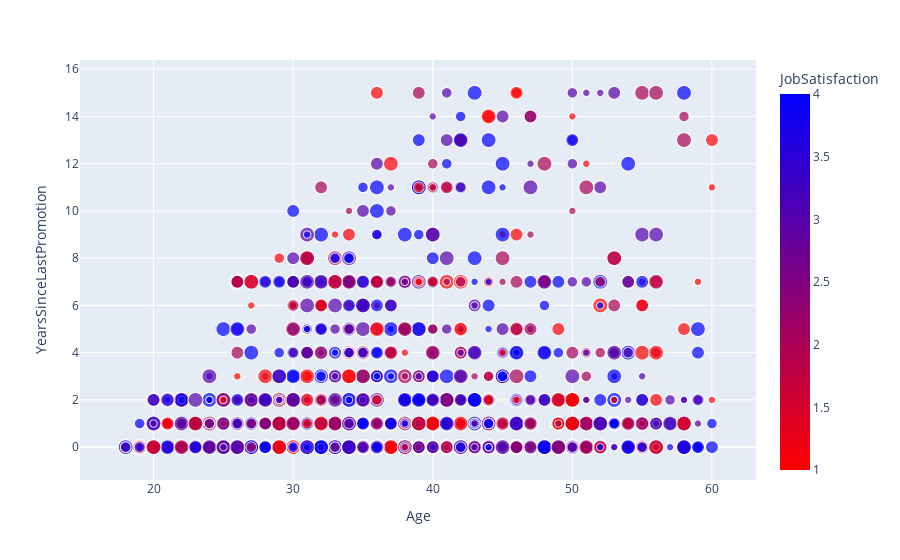

Source (notebook cell):
### Code cell
px.scatter(data_frame=df, x="Age", y="YearsSinceLastPromotion", color="JobSatisfaction", color_continuous_scale=px.colors.sequential.Bluered_r, size="EnvironmentSatisfaction", size_max=15)

### Figure 1 — Plotly figure (JSON) as saved in the notebook; plotly's stock layout.template omitted (floating-point values rounded to 4 significant figures; data arrays with more than 128 entries replaced by an {"elided": "..."} marker saying what was removed)
{"data": [{"hovertemplate": "Age=%{x}<br>YearsSinceLastPromotion=%{y}<br>EnvironmentSatisfaction=%{marker.size}<br>JobSatisfaction=%{marker.color}<extra></extra>", "legendgroup": "", "marker": {"color": {"elided": "1470 int values"}, "coloraxis": "coloraxis", "size": {"elided": "1470 int values"}, "sizemode": "area", "sizeref": 0.01778, "symbol": "circle"}, "mode": "markers", "name": "", "showlegend": false, "type": "scattergl", "x": {"elided": "1470 int values"}, "xaxis": "x", "y": {"elided": "1470 int values"}, "yaxis": "y"}], "layout": {"coloraxis": {"colorbar": {"title": {"text": "JobSatisfaction"}}, "colorscale": [[0, "rgb(255,0,0)"], [1, "rgb(0,0,255)"]]}, "legend": {"itemsizing": "constant", "tracegroupgap": 0}, "margin": {"t": 60}, "xaxis": {"anchor": "y", "domain": [0, 1], "title": {"text": "Age"}}, "yaxis": {"anchor": "x", "domain": [0, 1], "title": {"text": "YearsSinceLastPromotion"}}}}
